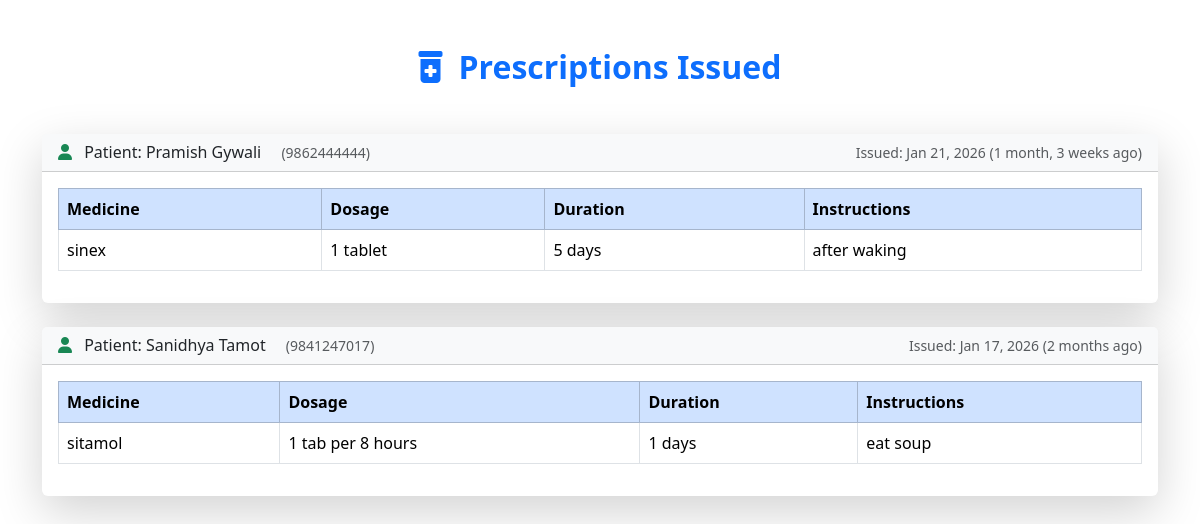
Screenshot of /doctor-prescriptions/ (signed in) with the database file from the repository.
### hospital/models.py (models this page shows, shortened)
class Prescription(models.Model):
    patient = models.ForeignKey('Patient', on_delete=models.CASCADE, related_name='prescriptions')
    doctor = models.ForeignKey('Doctor', on_delete=models.SET_NULL, null=True, related_name='prescriptions_issued')
    appointment = models.ForeignKey('Appointment', on_delete=models.SET_NULL, null=True, blank=True)
    date_issued = models.DateTimeField(default=timezone.now)
    notes = models.TextField(blank=True, null=True)

class Patient(models.Model):
    Name= models.CharField(max_length=100)
    Gender= models.CharField(max_length=100)
    Mobile = models.CharField(max_length=15)
    Address= models.TextField()
    email = models.EmailField(max_length=100, blank=True, null=True)         # optional
    password = models.CharField(max_length=128)   # ADD THIS

class PrescriptionItem(models.Model):
    prescription = models.ForeignKey(Prescription, on_delete=models.CASCADE, related_name='items')
    medicine_name = models.CharField(max_length=200)
    dosage = models.CharField(max_length=100)  # e.g., "500mg, 1 tablet 3x/day"
    duration_days = models.PositiveIntegerField()
    instructions = models.TextField(blank=True, null=True)

### hospital/views.py (the view)
# urls.py: path('doctor-prescriptions/', doctor_prescriptions, name='doctor_prescriptions'),
def doctor_prescriptions(request):
    if request.session.get('user_type') != 'doctor':
        return redirect('main_login')
    doctor_id = request.session.get('doctor_id')
    doctor = Doctor.objects.get(id=doctor_id)
    prescriptions = Prescription.objects.filter(doctor=doctor).order_by('-date_issued')
    context = {
        'doctor': doctor,
        'prescriptions': prescriptions,
    }
    return render(request, 'doctor_prescriptions.html', context)

### hospital/templates/doctor_prescriptions.html (shortened to what this page needs)
{% extends "base.html" %}
{% block content %}
<div class="container my-5">
    <h2 class="text-center fw-bold text-primary mb-5">
        <i class="fas fa-prescription-bottle-alt me-3"></i>Prescriptions Issued
    </h2>
    {% if prescriptions %}
        {% for prescription in prescriptions %}
        <div class="card shadow-lg mb-4 border-0">
            <div class="card-header bg-light d-flex justify-content-between align-items-center">
                <h6 class="mb-0">
                    <i class="fas fa-user me-2 text-success"></i>
                    Patient: {{ prescription.patient.Name }}
                    <small class="text-muted ms-3">({{ prescription.patient.Mobile }})</small>
                </h6>
                <small class="text-muted">
                    Issued: {{ prescription.date_issued|date:"M d, Y" }}
                    ({{ prescription.date_issued|timesince }} ago)
                </small>
            </div>
            <div class="card-body">
                <div class="table-responsive">
                    <table class="table table-hover table-bordered">
                        <thead class="table-primary">
                            <tr>
                                <th>Medicine</th>
                                <th>Dosage</th>
                                <th>Duration</th>
                                <th>Instructions</th>
                            </tr>
                        </thead>
                        <tbody>
                            {% for item in prescription.items.all %}
                            <tr>
                                <td>{{ item.medicine_name }}</td>
                                <td>{{ item.dosage }}</td>
                                <td>{{ item.duration_days }} days</td>
                                <td>{{ item.instructions|default:"—" }}</td>
                            </tr>
                            {% empty %}
                            <tr>
                                <td colspan="4" class="text-center text-muted py-3">
                                    No medicines in this prescription
                                </td>
                            </tr>
                            {% endfor %}
                        </tbody>
                    </table>
                </div>
            </div>
        </div>
        {% endfor %}
    {% else %}
        <div class="text-center py-5">
            <i class="fas fa-prescription-bottle-alt fa-5x text-muted mb-4"></i>
            <h4 class="text-muted">No prescriptions issued yet</h4>
            <p class="text-muted">Prescriptions will appear here once you prescribe to patients.</p>
        </div>
    {% endif %}
</div>
{% endblock %}

### rows the page displays
Prescription: patient.Name "Pramish Gywali", patient.Mobile "9862444444", date_issued "Jan 21, 2026", date_issued "1 month, 3 weeks"
PrescriptionItem: medicine_name "sinex", dosage "1 tablet", duration_days "5", instructions "after waking"
Prescription: patient.Name "Sanidhya Tamot", patient.Mobile "9841247017", date_issued "Jan 17, 2026", date_issued "2 months"
PrescriptionItem: medicine_name "sitamol", dosage "1 tab per 8 hours", duration_days "1", instructions "eat soup"
